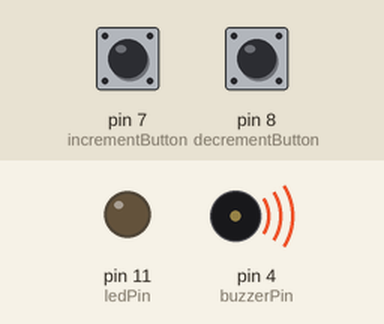
This program was run on a simulated Arduino Uno, built with avr-gcc and run on an emulated ATmega328P. Parts: output pins drawn as LEDs (lit = HIGH), buzzer (waves = sounding). The inputs (shaded band) are chosen by the test bench; at power-on: pin 7 (incrementButton) LOW, pin 8 (decrementButton) LOW.

Above: at 1.2 s.
1.3 s: pin 7 (incrementButton) pulled HIGH for 1 s
At 2.8 s:
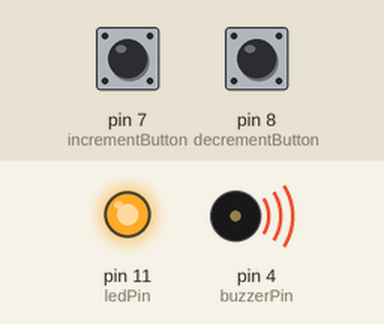
4.3 s: pin 8 (decrementButton) pulled HIGH for 0.15 s
At 5.6 s:
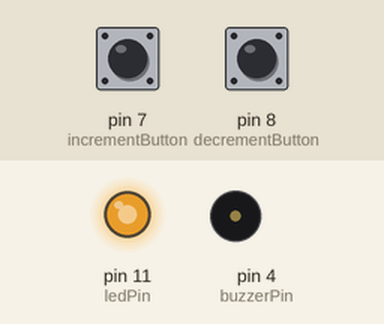
5.9 s: pin 8 (decrementButton) pulled HIGH for 1 s
At 6.05 s:
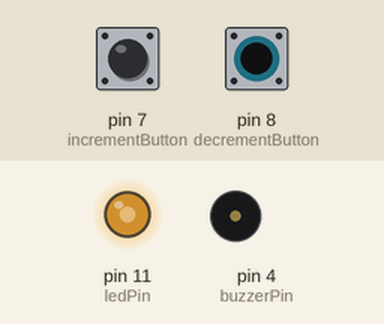
8.9 s: pin 7 (incrementButton) pulled HIGH for 0.15 s
At 9.3 s:
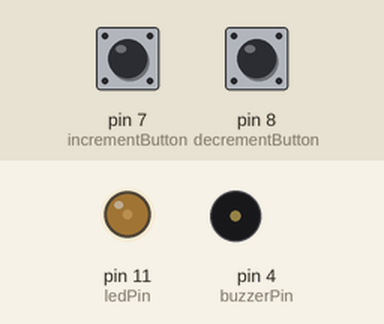
10.5 s: pin 7 (incrementButton) pulled HIGH for 3.2 s
At 12.2 s:
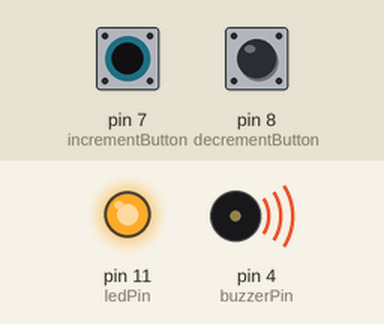
Timing chart, 0 to 13.7 s (numbered marks = the images above; inputs shaded):
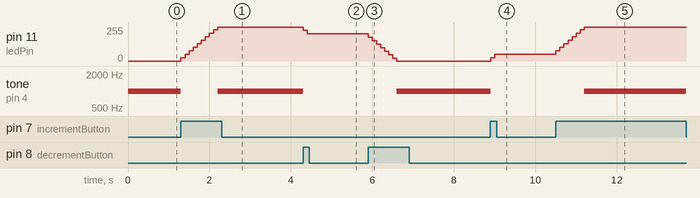

Measured:
- after the input at 1.3 s, pin 11 (ledPin): moves from 0/255 to 255/255 over 0.90 s, starting at once; tone on pin 4 (buzzerPin): 1000 Hz → silent at once, → 1000 Hz 0.90 s later
- after the input at 4.3 s, pin 11 (ledPin): 255/255 → 229/255 at once, → 203/255 0.10 s later; tone on pin 4 (buzzerPin): 1000 Hz → silent at once
- after the input at 5.9 s, pin 11 (ledPin): moves from 203/255 to 0/255 over 0.70 s, starting at once; tone on pin 4 (buzzerPin): silent → 1000 Hz after 0.70 s
- after the input at 8.9 s, pin 11 (ledPin): 0/255 → 26/255 at once, → 52/255 0.10 s later; tone on pin 4 (buzzerPin): 1000 Hz → silent at once
- after the input at 10.5 s, pin 11 (ledPin): moves from 52/255 to 255/255 over 0.70 s, starting at once; tone on pin 4 (buzzerPin): silent → 1000 Hz after 0.70 s

The program:

main.cpp
```cpp
#include <Arduino.h>

// Pin definitions
const int incrementButton = 7;
const int decrementButton = 8;
const int ledPin = 11;
const int buzzerPin = 4;

// LED brightness (0-255)
int brightness = 0;
const int brightnessStep = 26;

void setup() {
  // Configure pins
  pinMode(incrementButton, INPUT);
  pinMode(decrementButton, INPUT);
  pinMode(ledPin, OUTPUT);
  pinMode(buzzerPin, OUTPUT);

  // Initialize LED to off
  analogWrite(ledPin, brightness);
}

void loop() {
  // Read button states (buttons are active LOW with pullup resistors)
  bool incrementPressed = digitalRead(incrementButton);
  bool decrementPressed = digitalRead(decrementButton);

  // Adjust brightness based on button presses
  if (incrementPressed) {
    brightness += brightnessStep;
    // Ensure we don't exceed maximum
    if (brightness > 255) {
      brightness = 255;
    }
  }

  if (decrementPressed) {
    brightness -= brightnessStep;
    // Ensure we don't go below minimum
    if (brightness < 0) {
      brightness = 0;
    }
  }

  // Check if we're at min or max brightness and activate buzzer if needed
  if (brightness == 0 || brightness == 255) {
    // Buzz the buzzer
    tone(buzzerPin, 1000, 150);  // 1000Hz tone for 150ms
  } else {
    // Stop the buzzer if not at min or max brightness
    noTone(buzzerPin);
  }

  // Update the LED brightness
  analogWrite(ledPin, brightness);

  // Small delay to prevent too rapid changes and handle button debounce
  delay(100);
}
```
